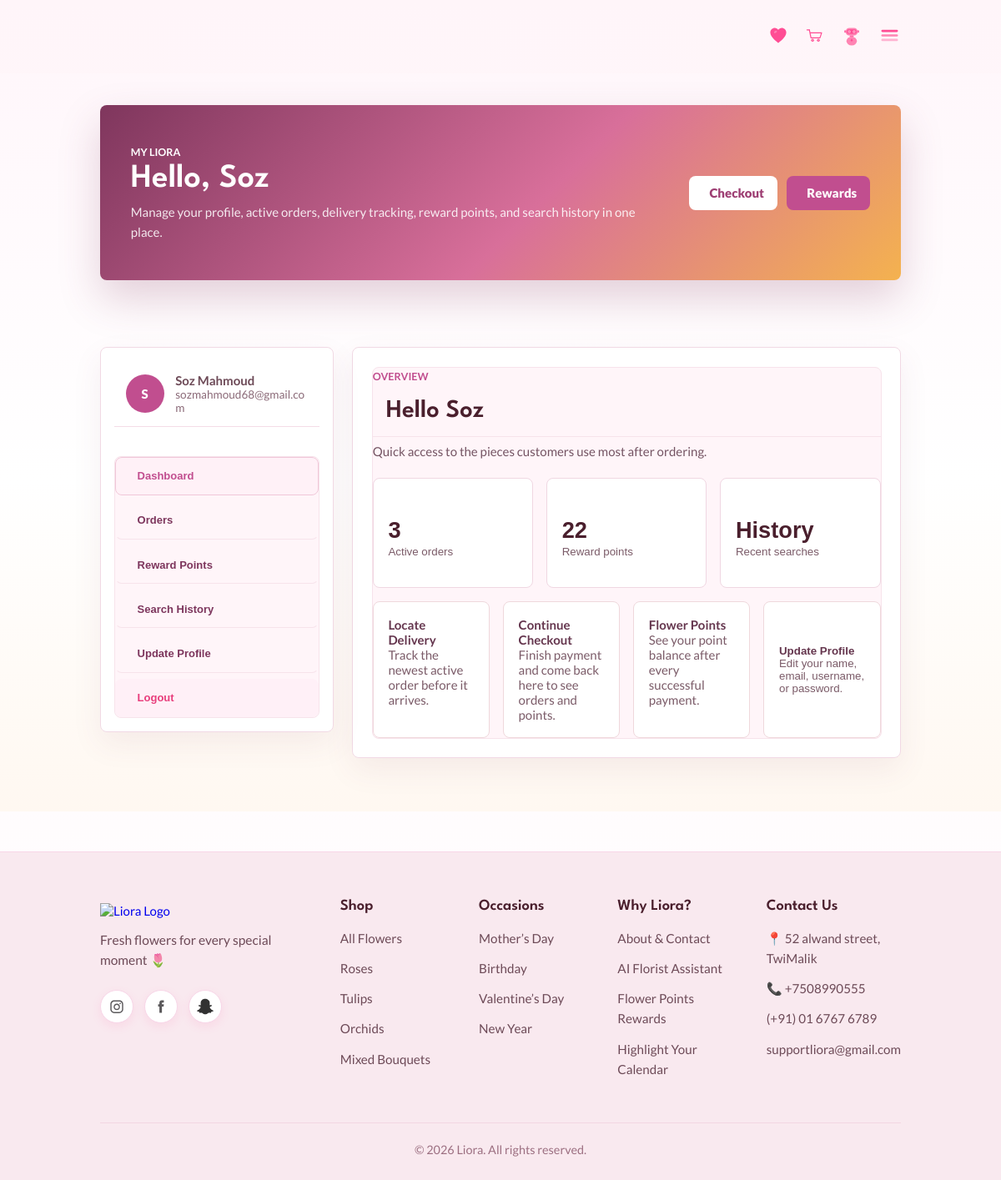
The page /accounts.php (signed in) on the database its author committed.
### tables this page shows
CREATE TABLE `users` (
  `id` int(11) NOT NULL,
  `username` varchar(100) NOT NULL,
  `first_name` varchar(100) NOT NULL,
  `last_name` varchar(100) NOT NULL,
  `email` varchar(255) NOT NULL,
  `password_hash` varchar(255) NOT NULL,
  `verification_token` varchar(255) DEFAULT NULL,
  `role` enum('customer','admin') NOT NULL DEFAULT 'customer',
  `loyalty_points` int(10) UNSIGNED DEFAULT 0,
  `is_active` tinyint(1) DEFAULT 1,
  `created_at` timestamp NOT NULL DEFAULT current_timestamp(),
  `updated_at` timestamp NOT NULL DEFAULT current_timestamp() ON UPDATE current_timestamp()
);

### reward_helper.php (called while the page is built, shortened)
<?php
function getUserRewardPoints($conn, $userId) {
    $stmt = $conn->prepare('SELECT COALESCE(SUM(points), 0) AS total FROM reward_points WHERE user_id = ?');
    $stmt->bind_param('i', $userId);
    $stmt->execute();
    $result = $stmt->get_result();
    $row = $result->fetch_assoc();
    return max(0, intval($row['total'] ?? 0));
}
?>

### accounts.php (the view, shortened to what this page needs)
<?php
include 'header.php';
include 'reward_helper.php';
require_once 'config.php';
$userId = intval($_SESSION['user_id']);
$orders = [];
function getActiveOrderStatuses() {
    return ['pending', 'paid', 'shipped'];
}
function getStatusSqlList($statuses) {
    return "'" . implode("','", array_map('strtolower', $statuses)) . "'";
}
function e($value) {
    return htmlspecialchars((string) $value, ENT_QUOTES, 'UTF-8');
}
$stmt = $conn->prepare('SELECT username, first_name, last_name, email FROM users WHERE id = ?');
$stmt->bind_param('i', $userId);
$stmt->execute();
$userData = $stmt->get_result()->fetch_assoc() ?: [];
$activeStatusSql = getStatusSqlList(getActiveOrderStatuses());
$orderStmt = $conn->prepare("SELECT id, order_number, status, total, created_at, delivery_date FROM orders WHERE user_id = ? AND LOWER(status) IN ($activeStatusSql) ORDER BY created_at DESC, id DESC");
$orderStmt->bind_param('i', $userId);
$orderStmt->execute();
$orderResult = $orderStmt->get_result();
while ($row = $orderResult->fetch_assoc()) {
    $orders[] = $row;
}
$rewardPointsTotal = getUserRewardPoints($conn, $userId);
$displayName = $userData['first_name'] ?: ($userData['username'] ?: 'Friend');
?>
<main class="main account-page">
  <section class="account-hero">
    <div class="account-hero__inner container">
      <div>
        <span class="account-eyebrow">My Liora</span>
        <h1>Hello, <?php echo e($displayName); ?></h1>
        <p>Manage your profile, active orders, delivery tracking, reward points, and search history in one place.</p>
      </div>
      <div class="account-hero__actions">
        <a href="checkout.php" class="account-btn account-btn--light">
          Checkout
        </a>
        <a href="accounts.php?tab=reward-points" class="account-btn">
          Rewards
        </a>
      </div>
    </div>
  </section>
  <section class="accounts section--lg">
    <div class="accounts__container container">
      <aside class="account__sidebar">
        <div class="account__identity">
          <div class="account__avatar"><?php echo e(mb_strtoupper(mb_substr($displayName, 0, 1))); ?></div>
          <div>
            <strong><?php echo e(trim(($userData['first_name'] ?? '') . ' ' . ($userData['last_name'] ?? '')) ?: $displayName); ?></strong>
            <span><?php echo e($userData['email'] ?? ''); ?></span>
          </div>
        </div>
        <div class="account__tabs" aria-label="Account sections">
          <button type="button" class="account__tab active-tab" data-target="#dashboard">
            Dashboard
          </button>
          <button type="button" class="account__tab" data-target="#orders">
            Orders
          </button>
          <button type="button" class="account__tab" data-target="#reward-points">
            Reward Points
          </button>
          <button type="button" class="account__tab" data-target="#account-search-history">
            Search History
          </button>
          <button type="button" class="account__tab" data-target="#update-profile">
            Update Profile
          </button>
          <button type="button" class="account__tab" id="logout-tab">
            Logout
          </button>
        </div>
      </aside>
      <div class="tabs__content">
        <div class="tab__content active-tab" content id="dashboard">
          <div class="account-section-heading">
            <span>Overview</span>
            <h2 class="tab__header">Hello <?php echo e($displayName); ?></h2>
            <p>Quick access to the pieces customers use most after ordering.</p>
          </div>
          <div class="account-stats">
            <button type="button" class="account-stat account-jump" data-target="#orders">
              <strong><?php echo count($orders); ?></strong>
              <span>Active orders</span>
            </button>
            <button type="button" class="account-stat account-jump" data-target="#reward-points">
              <strong><?php echo intval($rewardPointsTotal); ?></strong>
              <span>Reward points</span>
            </button>
            <button type="button" class="account-stat account-jump" data-target="#account-search-history">
              <strong>History</strong>
              <span>Recent searches</span>
            </button>
          </div>
          <div class="account-quick-grid">
            <a href="deliveryMap.php" class="account-action-card">
              <strong>Locate Delivery</strong>
              <span>Track the newest active order before it arrives.</span>
            </a>
            <a href="checkout.php" class="account-action-card">
              <strong>Continue Checkout</strong>
              <span>Finish payment and come back here to see orders and points.</span>
            </a>
            <a href="accounts.php?tab=reward-points" class="account-action-card">
              <strong>Flower Points</strong>
              <span>See your point balance after every successful payment.</span>
            </a>
            <button type="button" class="account-action-card account-jump" data-target="#update-profile">
              <strong>Update Profile</strong>
              <span>Edit your name, email, username, or password.</span>
            </button>
          </div>
        </div>
      </div>
    </div>
  </section>
</main>
<?php include 'footer.php'; ?>

### accounts.php (style rules this page uses)
.account-page { background: linear-gradient(180deg, #fff7fb 0%, #ffffff 55%, #fff8f1 100%); min-height: 100vh; }
.account-hero { padding: 2.4rem 0 1rem; }
.account-hero__inner { min-height: 210px; display: flex; justify-content: space-between; align-items: center; gap: 1.5rem; padding: 2.3rem; border-radius: 8px; background: linear-gradient(135deg, #7f365d 0%, #d86f9a 55%, #f4b24f 100%); color: #fff; box-shadow: 0 22px 50px rgba(127, 54, 93, 0.22); }
.account-eyebrow, .account-section-heading span, .reward-kicker { display: inline-flex; font-size: 0.78rem; font-weight: 700; text-transform: uppercase; letter-spacing: 0; }
.account-hero h1 { color: #fff; font-size: 2.5rem; margin: 0.35rem 0 0.6rem; }
.account-hero p { max-width: 620px; color: rgba(255, 255, 255, 0.88); }
.account-hero__actions, .account-inline-actions, .account-row-actions { display: flex; flex-wrap: wrap; align-items: center; gap: 0.7rem; }
.accounts__container { display: grid; grid-template-columns: 280px minmax(0, 1fr); gap: 1.4rem; }
.account__sidebar, .tabs__content, .account-search-history-panel, .account-profile__panel, .account-profile__form, .account-rewards__summary, .account-tier-panel { background: rgba(255, 255, 255, 0.96); border: 1px solid #f1d9e4; border-radius: 8px; box-shadow: 0 14px 36px rgba(122, 67, 93, 0.08); }
.account__sidebar { position: sticky; top: 1rem; align-self: start; padding: 1rem; }
.account__identity { display: flex; align-items: center; gap: 0.85rem; padding: 0.85rem; margin-bottom: 0.7rem; border-bottom: 1px solid #f4dce7; }
.account__avatar { width: 48px; aspect-ratio: 1; border-radius: 50%; display: grid; place-items: center; color: #fff; font-weight: 800; background: #c14e8f; }
.account__identity strong, .account__identity span { display: block; }
.account__identity span { max-width: 170px; color: #8b6a78; font-size: 0.85rem; overflow-wrap: anywhere; }
.account__tabs { display: grid; gap: 0.45rem; }
.account__tab { min-height: 46px; display: flex; align-items: center; gap: 0.7rem; padding: 0.75rem 0.9rem; border-radius: 8px; color: #7d365d; background: transparent; border: 1px solid transparent; font-weight: 700; text-align: left; cursor: pointer; transition: 0.2s ease; }
.account__tab:hover, .account__tab.active-tab { background: #fff1f7; border-color: #f0c7d8; color: #c14e8f; }
.tabs__content { padding: 1.4rem; min-width: 0; }
.tab__content { display: none; }
.tab__content.active-tab { display: block; animation: accountFade 0.25s ease; }
.account-section-heading { margin-bottom: 1.25rem; }
.account-section-heading span, .reward-kicker { color: #c14e8f; }
.account-section-heading h2 { font-size: 1.9rem; margin: 0.25rem 0 0.35rem; }
.account-section-heading p { color: #745463; max-width: 760px; }
.account-btn, .view__order, .delete__order { min-height: 40px; display: inline-flex; align-items: center; justify-content: center; gap: 0.5rem; padding: 0.72rem 1rem; border-radius: 8px; background: #c14e8f; color: #fff; font-weight: 800; border: 0; cursor: pointer; transition: 0.2s ease; }
.account-btn--light { background: #fff; color: #9d3e73; }
.account-stats, .account-quick-grid, .reward-explanation { display: grid; grid-template-columns: repeat(3, minmax(0, 1fr)); gap: 1rem; }
.account-stat, .account-action-card, .reward-step { min-height: 132px; padding: 1.1rem; border: 1px solid #f0d7e2; border-radius: 8px; background: #fff; color: #65364e; text-align: left; cursor: pointer; }
.account-stat strong, .account-stat span, .account-action-card strong, .account-action-card span { display: block; }
.account-stat strong { margin: 0.65rem 0 0.1rem; font-size: 1.7rem; color: #4a1f2d; }
.account-stat span, .account-action-card span { color: #7b5b68; }
.account-quick-grid { grid-template-columns: repeat(4, minmax(0, 1fr)); margin-top: 1rem; }
.account-action-card { border-color: #efd8dc; }

### rows shown on the page
users: first_name "Soz", first_name "S", first_name+last_name "Soz Mahmoud", email "sozmahmoud68@gmail.com"

### other values the page prints
count($orders) "3"
$rewardPointsTotal "22"
